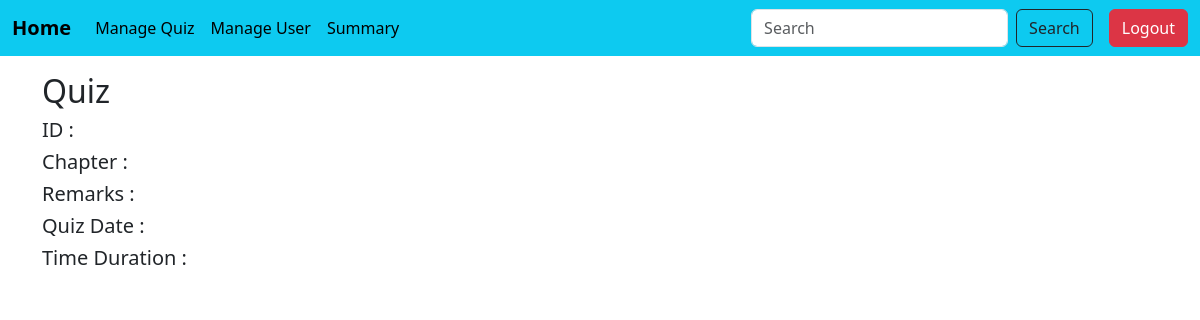
/search_quiz/s3c2q1, run on an earlier commit of the app's database.
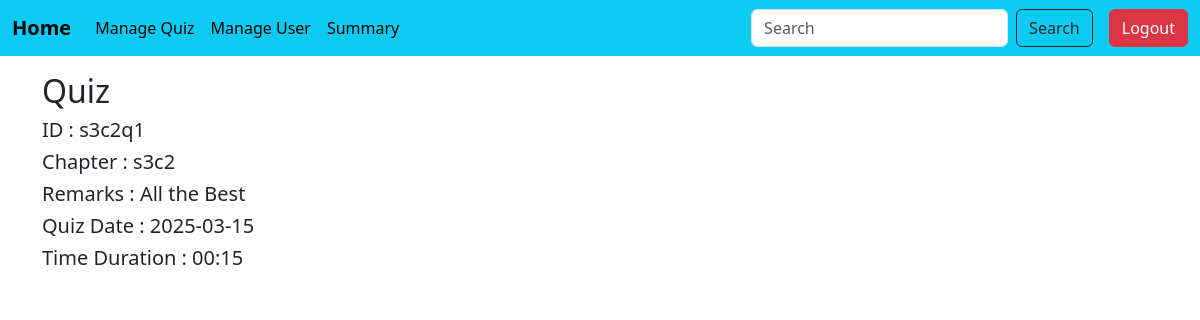
And on a later commit of the database.
### models.py (models this page shows)
class Quiz(db.Model):
    __tablename__='quiz'
    id=db.Column(db.String(50),primary_key=True)
    chapter_id=db.Column(db.String(100),db.ForeignKey('chapter.id'),nullable=False)
    remarks=db.Column(db.String(100),nullable=False)
    quiz_date=db.Column(db.Date,nullable=False)
    time_dur=db.Column(db.String(5),nullable=False)
    chapter=db.relationship('Chapter',backref=db.backref('quizzes',cascade="all,delete-orphan"))

### app.py (the view)
@app.route('/search_quiz/<quiz_id>')
def search_quiz(quiz_id):
    quiz=Quiz.query.filter_by(id=quiz_id).first()
    return render_template("search_quiz.html",quiz=quiz)

### templates/search_quiz.html (shortened to what this page needs)
{% include 'admin_sidebar.html'%}
{%block content%}
<div class="container mt-4">
    <h2>Quiz </h2>
    <h5>ID : {{quiz.id}}</h5>
    <h5>Chapter : {{quiz.chapter_id}}</h5>
    <h5>Remarks : {{quiz.remarks}}</h5>
    <h5>Quiz Date : {{quiz.quiz_date}}</h5>
    <h5>Time Duration : {{quiz.time_dur}}</h5>
</div>
{%endblock%}

What changed in the data, as far as the page shows it:
added Quiz: id "s3c2q1", chapter_id "s3c2", remarks "All the Best", quiz_date "2025-03-15", time_dur "00:15"
